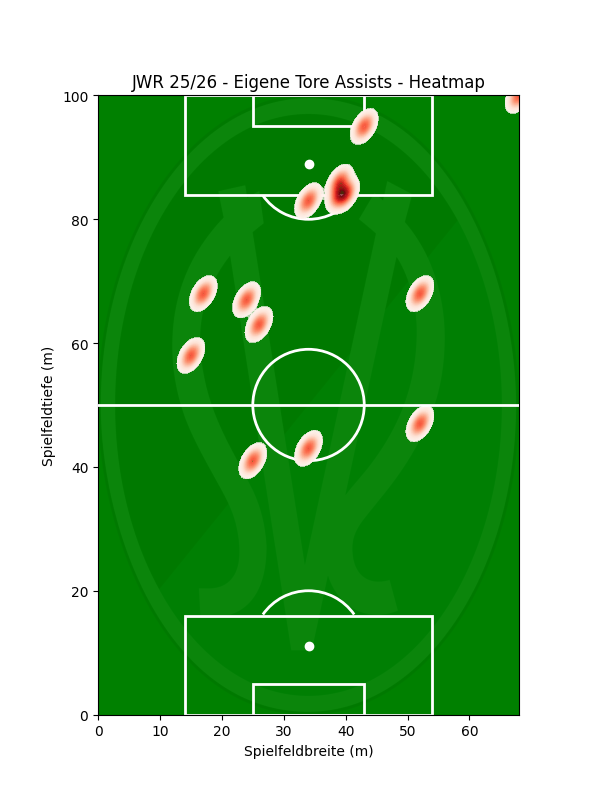

The Python source for this figure:
import matplotlib.pyplot as plt
import matplotlib.patches as patches
import matplotlib.image as mpimg
import seaborn as sns
import numpy as np

# Spielfeld zeichnen mit korrekten Maßen und grünem Hintergrund
def draw_field():
    fig, ax = plt.subplots(figsize=(6, 10))
    ax.set_facecolor('green')  # Spielfeld grün einfärben
    ax.set_xlim(0, 68)  # Spielfeldbreite (m)
    ax.set_ylim(0, 100)  # Spielfeldtiefe (m)
    
    # 📌 SV Ried Logo als Hintergrund einfügen
    logo = mpimg.imread("C:\\Temp\\SV_Ried.png")  # Stelle sicher, dass die Datei existiert
    ax.imshow(logo, extent=[0, 68, 0, 100], alpha=0.05)  # Logo leicht transparent machen

    # Spielfeldlinien hinzufügen
    ax.plot([0, 68], [50, 50], 'white', linestyle="-", zorder=5, linewidth=2)  # Mittellinie
    mittelkreis = patches.Circle((34, 50), 9, edgecolor='white', facecolor='none', linewidth=2)  # Mittelkreis
    ax.add_patch(mittelkreis)

    # Fünfmeterraum hinzufügen (5m tief, 18m breit)
    fuenfmeter_oben = patches.Rectangle((25, 100), 18, -5, edgecolor='white', facecolor='none', linewidth=2)
    ax.add_patch(fuenfmeter_oben)

    fuenfmeter_unten = patches.Rectangle((25, 0), 18, 5, edgecolor='white', facecolor='none', linewidth=2)
    ax.add_patch(fuenfmeter_unten)
    
    # Sechzehnmeterraum hinzufügen
    sechzehn_oben = patches.Rectangle((14, 100), 40, -16, edgecolor='white', facecolor='none', linewidth=2)
    ax.add_patch(sechzehn_oben)

    sechzehn_unten = patches.Rectangle((14, 0), 40, 16, edgecolor='white', facecolor='none', linewidth=2)
    ax.add_patch(sechzehn_unten)

    # Elfmeterpunkte hinzufügen
    ax.scatter(34, 89, color='white', marker='o')  # Elfmeterpunkt oben
    ax.scatter(34, 11, color='white', marker='o')  # Elfmeterpunkt unten
    
     # Halbkreise um die Elfmeterpunkte
    halbkreis_oben = patches.Arc((34, 89), 18, 18, angle=0, theta1=215, theta2=325, edgecolor='white', linewidth=2)  # Oberer Halbkreis
    ax.add_patch(halbkreis_oben)

    halbkreis_unten = patches.Arc((34, 11), 18, 18, angle=0, theta1=35, theta2=145, edgecolor='white', linewidth=2)  # Unterer Halbkreis
    ax.add_patch(halbkreis_unten)

    plt.title("JWR 25/26 - Eigene Tore Assists - Heatmap")
    plt.xlabel("Spielfeldbreite (m)")
    plt.ylabel("Spielfeldtiefe (m)")
    return ax

# Heatmap für Torzonen erstellen
def draw_heatmap(ax, goals):
    goal_positions = np.array(goals)

    # Erstelle Heatmap basierend auf Torpositionen
    sns.kdeplot(x=goal_positions[:,0], y=goal_positions[:,1], cmap="Reds", fill=True, alpha=0.7, levels=100, ax=ax, bw_adjust=0.1, warn_singular=False)

# Beispiel-Assistpositionen
goals = [(68,100),(34,43),(25,41),(52,47),(17,68),(40,84),(26,63),(39,86),(24,67),(15,58),(39,84),(43,95),(52,68),(34,83)]

# Spielfeld zeichnen
ax = draw_field()

# Heatmap hinzufügen
draw_heatmap(ax, goals)

# Zeige das Spielfeld mit Heatmap
plt.show()
